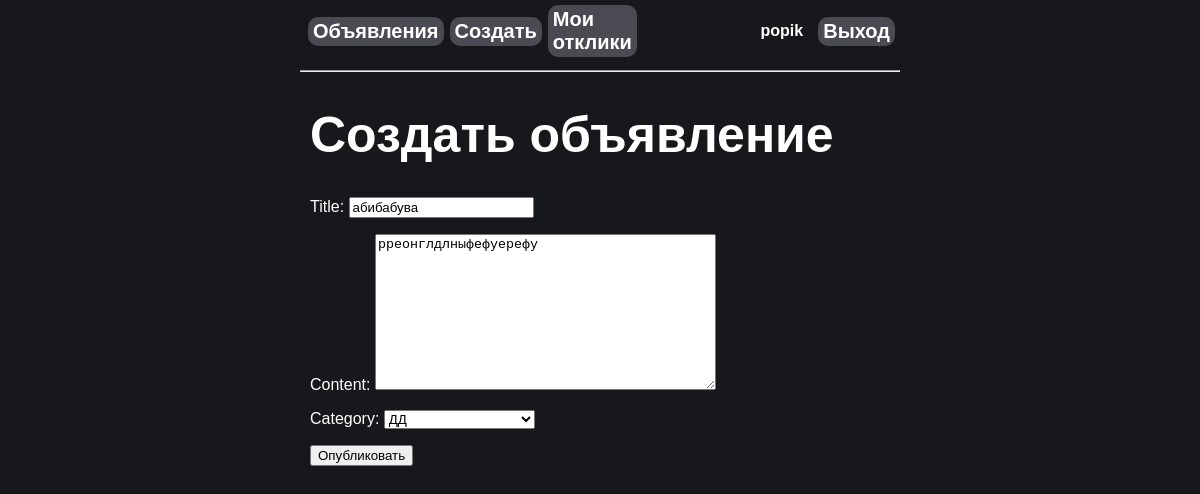
Screenshot of /post/2/edit/ (signed in) with the database file from the repository.
### news/models.py (models this page shows, shortened)
class Post(models.Model):
    author = models.ForeignKey(
        User,
        on_delete=models.CASCADE,
        related_name='posts'
    )
    title = models.CharField(max_length=100)
    content = models.TextField()
    category = models.CharField(
        max_length=20,
        choices=Category.choices,
        default=Category.TANKS
    )
    created_at = models.DateTimeField(auto_now_add=True, null=True)
    updated_at = models.DateTimeField(auto_now=True)

### news/views.py (the view, shortened to what this page needs)
# urls.py: path('post/<int:pk>/edit/', PostUpdate.as_view(), name='post_edit'),
class PostUpdate(LoginRequiredMixin, UserPassesTestMixin, UpdateView):
    model = Post
    fields = ['title', 'content', 'category']
    template_name = 'posts/post_form.html'
    def test_func(self):
        return self.get_object().author == self.request.user

### templates/posts/post_form.html (shortened to what this page needs)
{% extends 'posts/base.html' %}
{% block content %}
<h1>Создать объявление</h1>
<form method="post" enctype="multipart/form-data">
    {{ form.as_p }}
    <button type="submit">Опубликовать</button>
</form>
{% endblock %}

### templates/posts/base.html (shortened to what this page needs)
<!DOCTYPE html>
<html lang="ru">
<head>
    {% load static %}
    <link rel="stylesheet" href="{% static 'css/styles.css' %}">
</head>
<body>
<nav>
    <div class="header">
        <div class="navigation">
        <a href="{% url 'news:post_list' %}">Объявления</a>
        {% if user.is_authenticated %}
            <a href="{% url 'news:post_create' %}">Создать</a>
            <a href="{% url 'news:my_comments' %}">Мои отклики</a>
        </div>
            <div class="account">
                <p>{{ user.username }}</p>
                <form action="{% url 'news:logout' %}" method="post">
                    <button type="submit">Выход</button>
                </form>
            </div>
        {% else %}
            <div class="logout">
                <a href="{% url 'news:login' %}">Вход</a>
                <a href="{% url 'news:register' %}">Регистрация</a>
            </div>
        {% endif %}
    </div>
</nav>
<hr>
    <div class="main">
        {% block content %}{% endblock %}
    </div>
</body>
</html>

### static/css/styles.css (style rules this page uses)
body { margin: 0px; margin-left: 300px; margin-right: 300px; background-color: #16181c; color: #fff; font-family:'Gill Sans', 'Gill Sans MT', Calibri, 'Trebuchet MS', sans-serif; text-decoration: none; }
.main { margin: 10px; }
.header { display: flex; align-items: stretch; gap: 20px; }
.navigation { flex: 1; display: flex; align-items: center; justify-content: flex-start; margin-left: 5px; }
.navigation a { margin: 5px; margin-left: 3px; margin-right: 3px; padding: 3px; padding-left: 5px; padding-right: 5px; border-radius: 10px; background-color: #4a4a53; color: #fff; font-family:'Gill Sans', 'Gill Sans MT', Calibri, 'Trebuchet MS', sans-serif; text-decoration: none; font-weight: bold; font-size: 20px; }
.account { flex: 1; display: flex; align-items: center; justify-content: flex-end; }
.account p { margin: 10px; font-family:'Gill Sans', 'Gill Sans MT', Calibri, 'Trebuchet MS', sans-serif; font-weight: bold; color: #fff; }
.account button { margin: 5px; padding: 3px; padding-left: 5px; padding-right: 5px; border-radius: 10px; background-color: #4a4a53; color: #fff; border: 0px; font-family:'Gill Sans', 'Gill Sans MT', Calibri, 'Trebuchet MS', sans-serif; text-decoration: none; font-weight: bold; font-size: 20px; }
h1 { color: #fff; font-family:'Gill Sans', 'Gill Sans MT', Calibri, 'Trebuchet MS', sans-serif; text-decoration: none; font-weight: bold; font-size: 50px; }
a { color: #fff; font-family:'Gill Sans', 'Gill Sans MT', Calibri, 'Trebuchet MS', sans-serif; text-decoration: none; font-weight: bold; }

### rows the page displays
Post: title "абибабува", content "рреонглдлныфефуерефу", category "ДД"

### other values shown
{{ user.username }} "popik"
